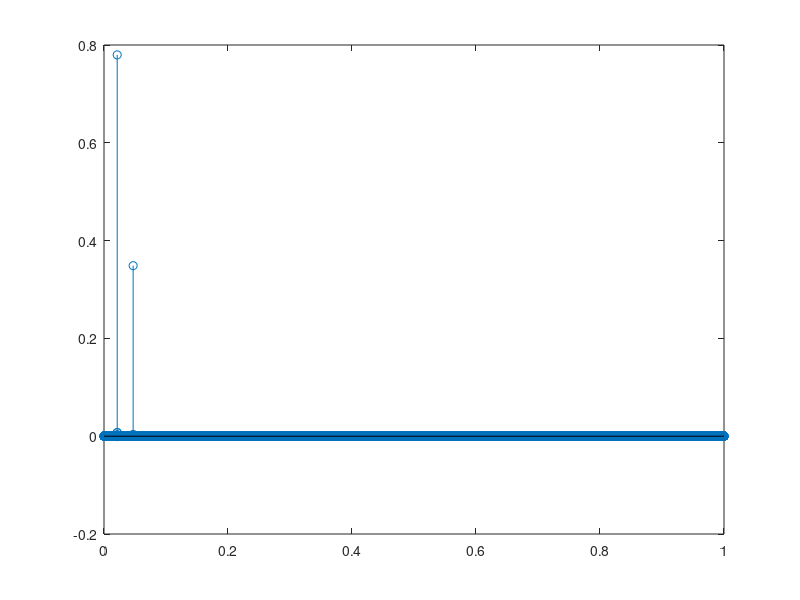
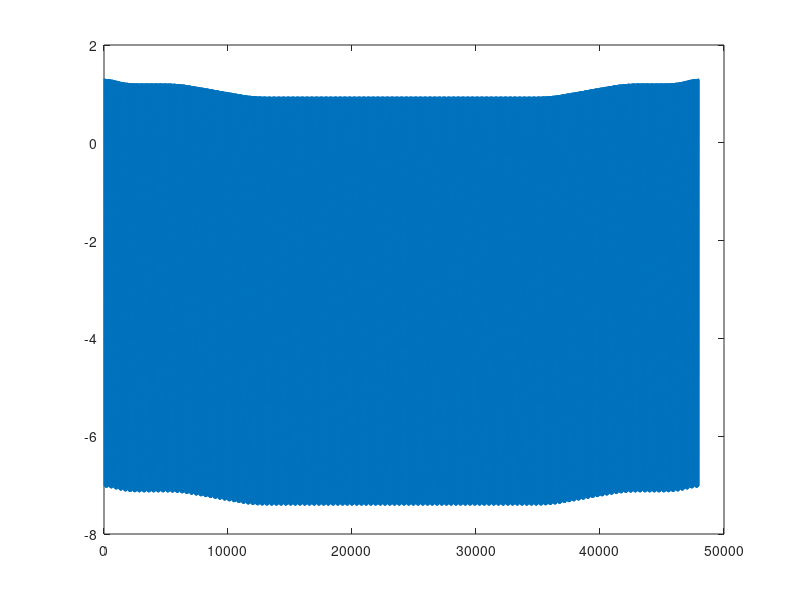
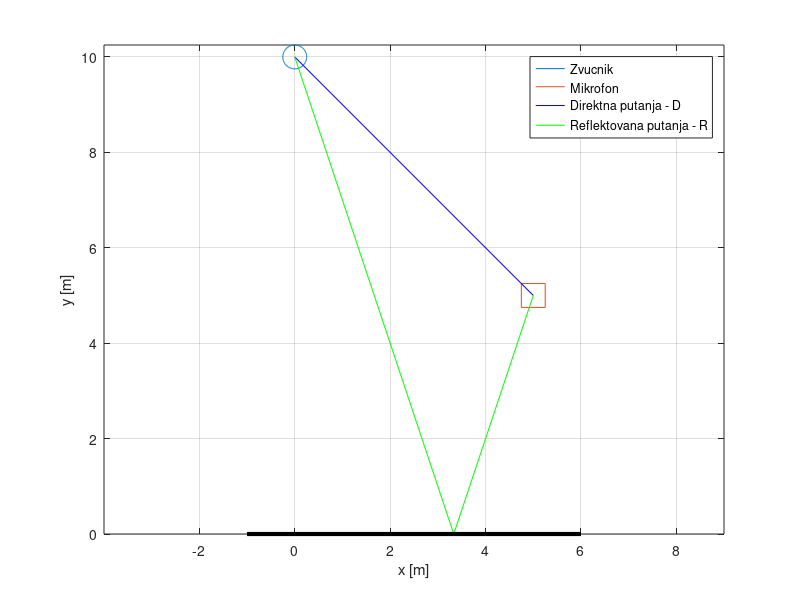

Write MATLAB code to recreate these figures, in order.
clear all; close all; clc;

fs=48000;
c=340;
const=sqrt(413/(4*pi));
N=50;

hz=10; %visina zvucnika
hm=5; %visina mikofona
xm=5; %udaljenost mikrofona od zvucnika

uz=1; %usmerenost zvucnika 1-4
um=1; %usmerenost mikrofona 1-4
m=1; %materijal 1-3

teta=atan((hz+hm)/xm);
D=sqrt((xm)^2+(hz-hm)^2);

if (xm==0)
    disp('Zvucnik i mikrofon moraju biti razmaknuti!')
    return
end

if (teta==0 || isnan(teta))
    R=xm;
    r1=xm;
   
else
    R1=hz/sin(teta);
    r1=hz*xm/(hm+hz);
    R2=hm/sin(teta);
    R=R1+R2;
end

teta=teta*180/pi;

usmerenost = zeros(4,1);
usmerenost(1,1) = 1;
usmerenost(2,1) =  0.5*(1+cos(teta));
usmerenost(3,1) =  cos(teta);
usmerenost(4,1) =  0.25*(1+3*cos(teta));

Ad=const/D.*usmerenost(uz,1).*usmerenost(um, 1);
taud=D/c;
taud_odb=round(taud*fs);

Ar=const/R.*usmerenost(uz,1).*usmerenost(um, 1);
taur=R/c;
taur_odb=round(taur*fs);

odzivd=zeros(1,fs);
odzivd(taud_odb)=odzivd(taud_odb) + Ad;

odzivr=zeros(1,fs);
odzivr(taur_odb)=odzivr(taur_odb) + Ar;

f = [0 125 250 500 1000 2000 4000 8000];
f_n = f/8000;
Ref = zeros(3,8);
Ref(1,:) = [1 0.99 0.99 0.98 0.98 0.98 0.95 0.95]; %Beton
Ref(2,:) = [1 0.82 0.88 0.90 0.91 0.92 0.93 0.93]; % Drvo
Ref(3,:) = [1 0.54 0.07 0 0 0 0 0]; %Panel
h = fir2(N,f_n,Ref(m,:));

odziv_ukupno = odzivr + odzivd;
odziv_kon = filter(h,1,odziv_ukupno);

t=(0:length(odziv_kon)-1)/fs;
figure, stem(t,odziv_kon)

X=fft(odziv_kon);
f=(0:length(X)-1)/length(X)*fs;
figure, plot(f,20*log10(abs(X)))

th = 0:pi/50:2*pi;
r=0.25;
x0 = r * cos(th);
y0 = r * sin(th) + hz;

x2 = [xm-0.25, xm+0.25, xm+0.25, xm-0.25, xm-0.25];
y2 = [hm-0.25, hm-0.25, hm+0.25, hm+0.25, hm-0.25];

figure,     
plot(x0, y0);
hold all
plot(x2, y2);
hold all
plot([0 xm], [hz hm],'b');
hold all
plot([0 r1 xm],[hz 0 hm],'-g');
hold all
plot([-1 xm+1], [0 0],'k', 'LineWidth',3);
grid
xlabel('x [m]');
ylabel('y [m]');
legend('Zvucnik','Mikrofon','Direktna putanja - D','Reflektovana putanja - R');
axis equal

Reflektovani_ugao_u_stepenima = teta